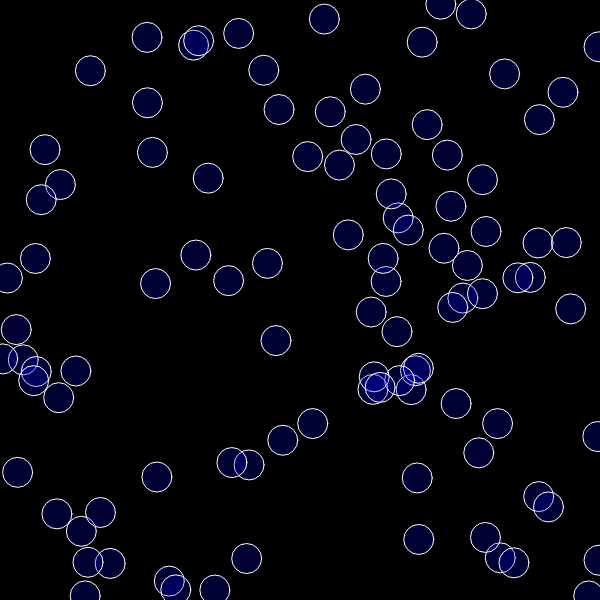
Frame 1 (no input)
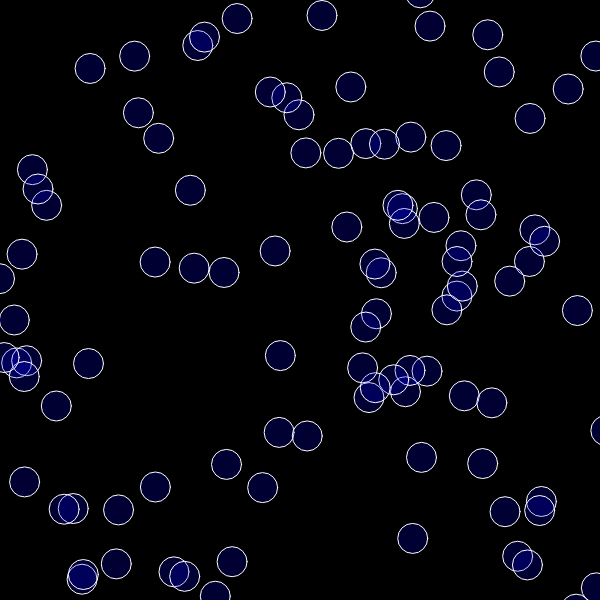
Frame 60 (no input)
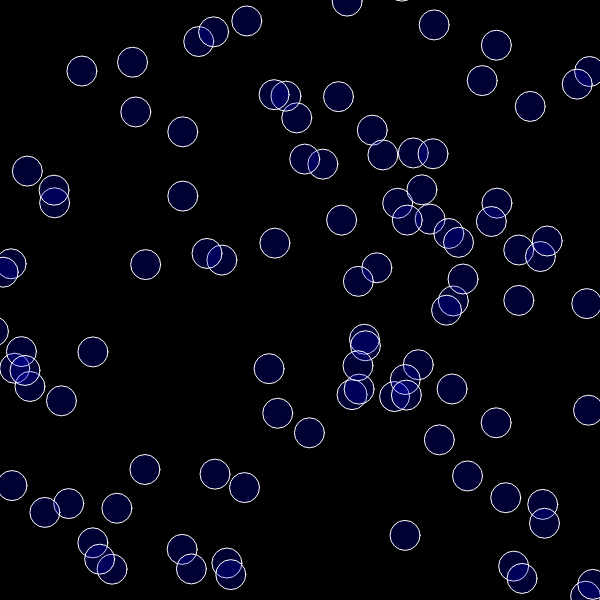
Frame 120 (the mouse pressed at the canvas centre since frame 60)

The p5.js sketch that drew these frames (run headless with seeded random() and noise() and a simulated clock; from frame 60 on, the mouse is pressed at the canvas centre):

// p5.js sketch
// ── sketch.js
var bubbles = [];
var maxBubbles = 10000;

function mouseDragged (){
		bubbles.push(new Bubble(mouseX, mouseY, 30));
}

function del(){
		for (var i = bubbles.length-1; i > -1; i--){
			if (bubbles[i].markfordelete){
				bubbles.splice(i, 1);
			}
		}
	}
// ── Bubble.js
function Bubble(x, y, size){
	this.x = x;
	this.y = y;
	this.size = size;
	this.speed = 2;
	this.xspeed = 0;
	this.yspeed = 0;
	this.lifespan = 400;
	this.markfordelete = false;
	
	this.show = function(){
		stroke(this.lifespan);
		strokeWeight(1);
		fill(0, 0, this.lifespan, 50);
		ellipse(this.x, this.y, this.size, this.size);
		this.lifespan--;
	}
	this.move = function(){
		this.x = lerp(this.x, this.x + random(-10, 10), 0.25);
		this.y = lerp(this.y, this.y + random(-10, 10), 0.25);
		
		if (this.x > width-(this.size/2) || this.x < this.size/2){
			this.xspeed = -this.xspeed;
		}
		if (this.y > height-(this.size/2) || this.y < this.size/2){
			this.yspeed = -this.yspeed;
		}
		
		this.x += this.xspeed;
		this.y += this.yspeed;
	}
	this.isFinished = function(){
		if (this.lifespan <= 0) {
			return true;
		} else {
			return false;
		}
	}
}
// ── Draw.js
function draw(){
	background(0);
	for (var i = 0; i < bubbles.length; i ++){
		bubbles[i].move();
		bubbles[i].show();
		
		if (bubbles[i].isFinished()) {
			bubbles[i].markfordelete = true;
		}
		
	}
	if (bubbles.length > maxBubbles){
		for (var i = 0; i < bubbles.length - maxBubbles; i++){
			bubbles.splice(0, 1);
		}
	}
	del();
	
	console.log(bubbles.length);
}
// ── Setup.js
function setup(){
	createCanvas(600, 600);

	for (var i = 0; i < 100; i ++){
		bubbles[i] = new Bubble(random(0, width), random(0, height), 30);
	}
}
